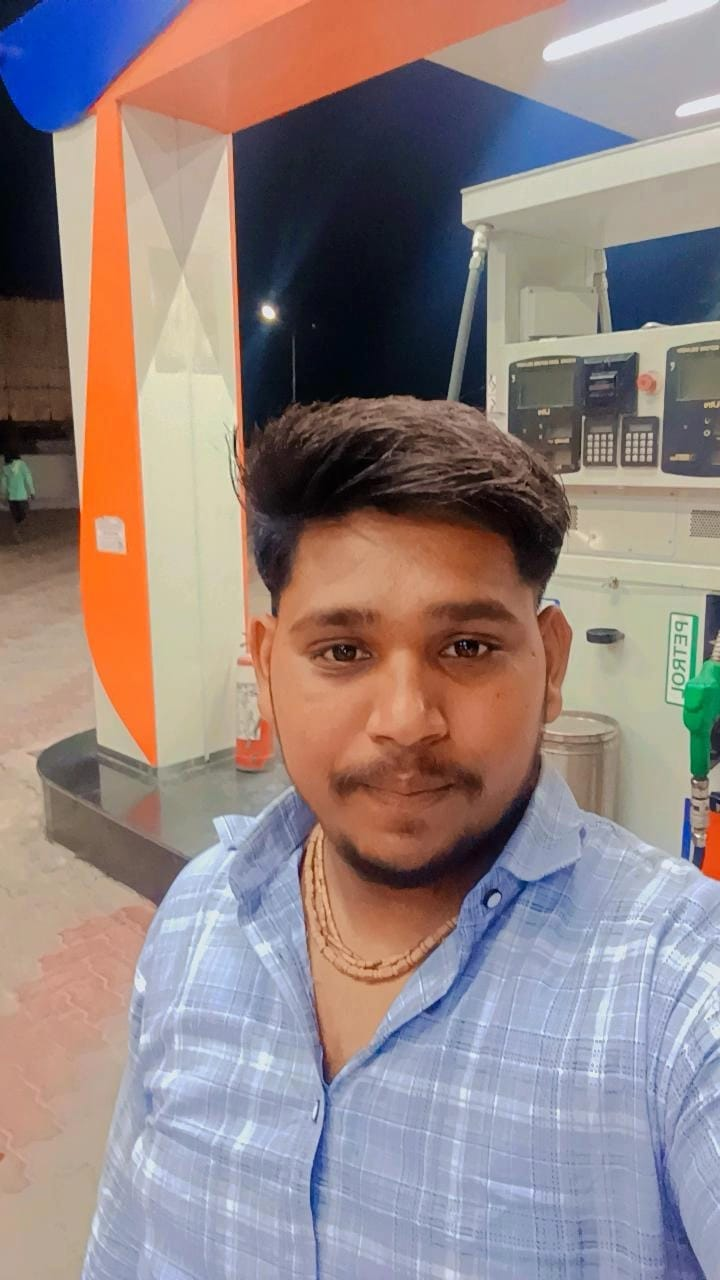
#> input picture CV Unit II Assignment/05_Histogram_equalization/input.jpeg, 720 x 1280 px
$ python Program.py
#> lines starting #> are read from the running program, lines starting #| are printed output that depends on the picture
import cv2
import numpy as np
import matplotlib.pyplot as plt

img = cv2.imread("input.jpeg", cv2.IMREAD_GRAYSCALE)
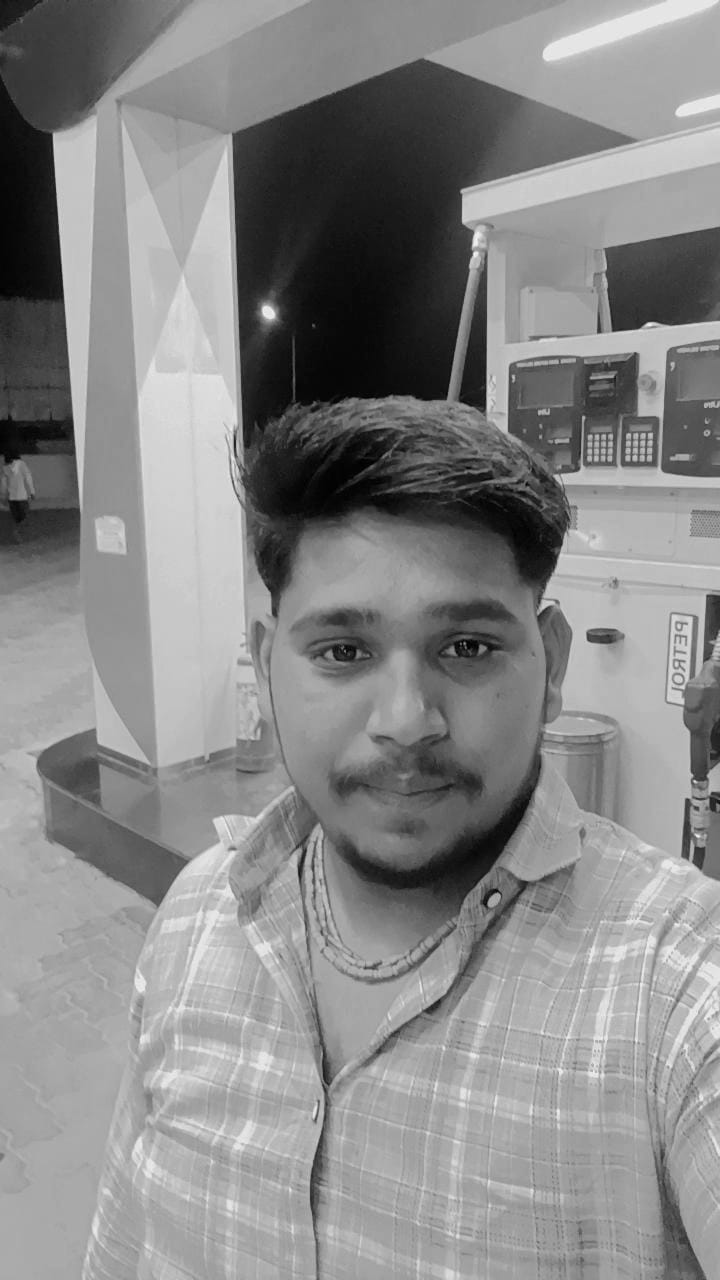
#> img: shape (1280, 720); min 0, max 247, mean 135.7

if img is None:
    print("Image not found!")
    exit()
equalized = cv2.equalizeHist(img)
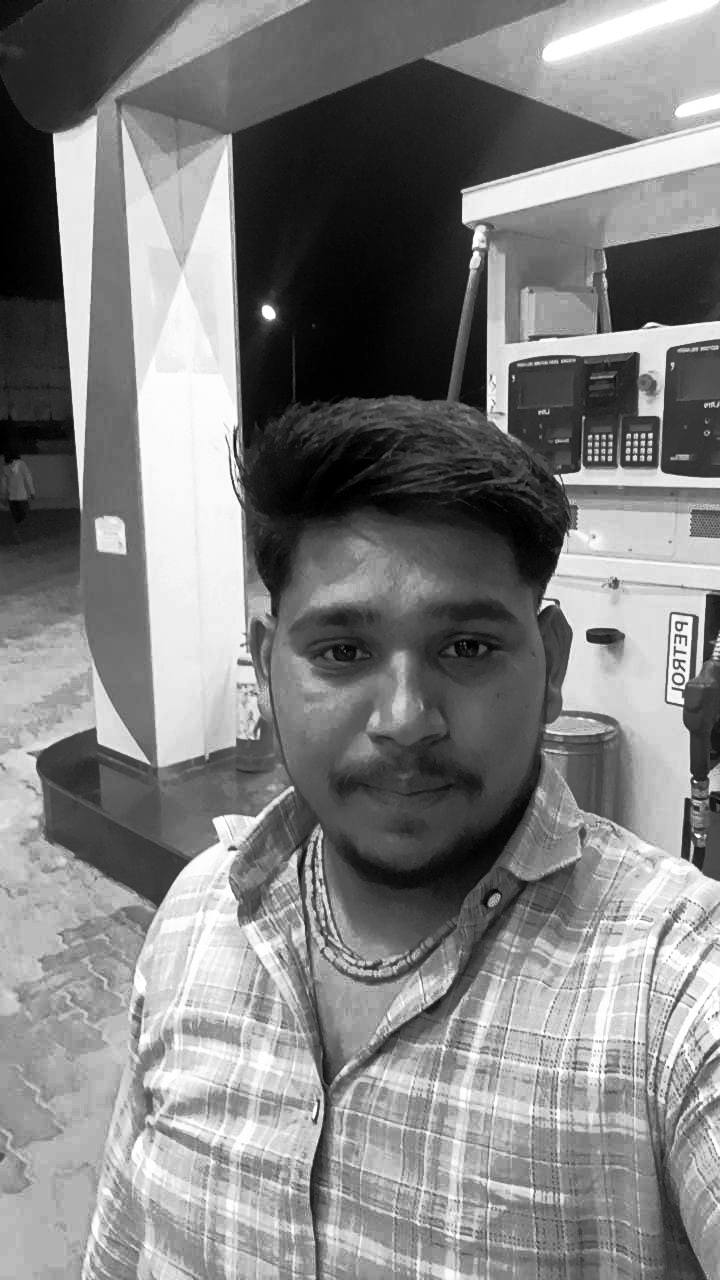
#> equalized: shape (1280, 720); min 0, max 255, mean 128.4

cv2.imwrite("output.jpg", equalized)

hist_before = cv2.calcHist([img], [0], None, [256], [0, 256])
#> hist_before = 256 values, max 22132 at index 169, min 0 at index 246, mean 3600

hist_after = cv2.calcHist([equalized], [0], None, [256], [0, 256])
#> hist_after = 256 values, max 22132 at index 177, min 0 at index 95, mean 3600
plt.figure(figsize=(10, 6))

plt.plot(hist_before, label="Before Equalization")
plt.plot(hist_after, label="After Equalization")

plt.title("Histogram Before and After Equalization")
plt.xlabel("Intensity")
plt.ylabel("Frequency")
plt.xlim([0, 256])
plt.legend()

plt.savefig("comparison.png")
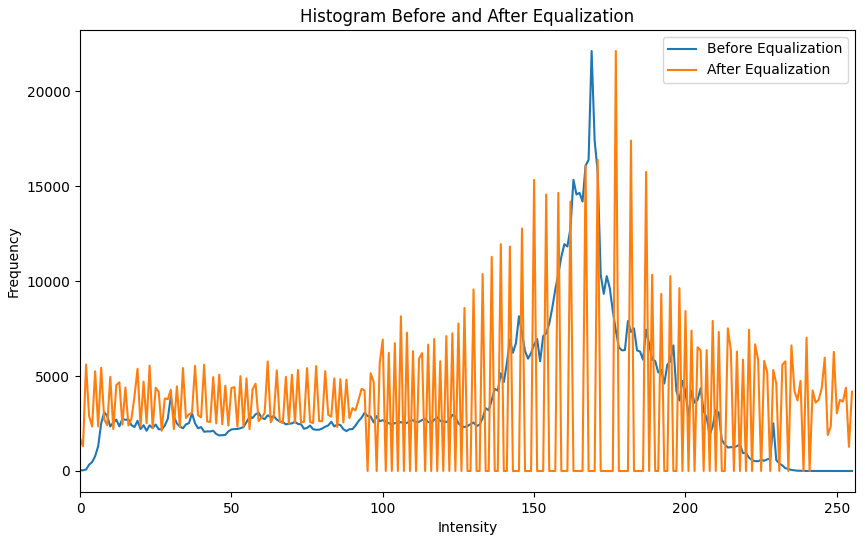
#> figure drawn by matplotlib, 1 panel; curve peaks at x = 169, y = 22132; curve peaks at x = 177, y = 22132

plt.show()
